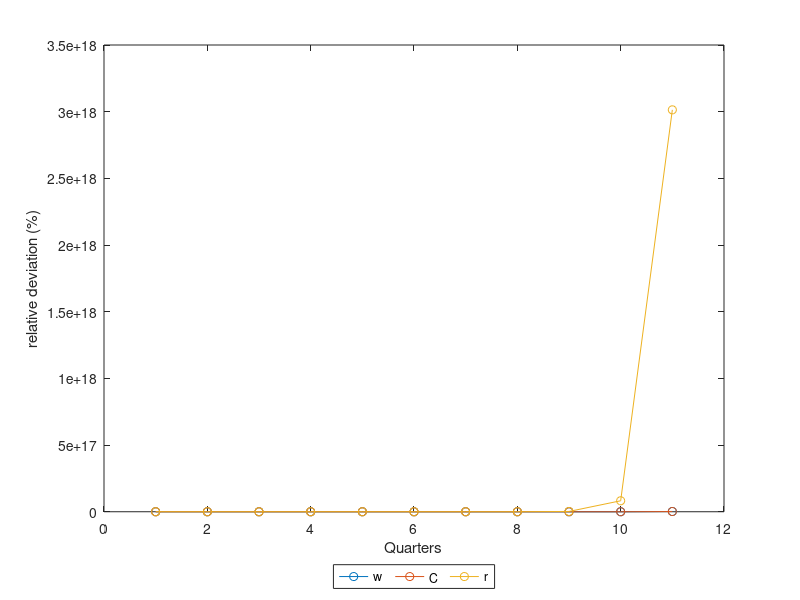

MATLAB code for this plot: (Note: this script raises an error after producing the figure.)
clear   
close all

%%%%%%%%%%%%%%%%%%%%%%%%%%%%%%%%%%%%%%%%%%%%%%%%%%%%%%%%%%%%%%%
%              Money, New-Keynesian macroeconomics            %
%                    and the business cycle                   %
%                                                             %
%                  J.-O. Hairault, F. Portier                 %
%               European Economic Review, 1993                %
%                                                             %
% ------------------------------------------------------------%
%                     Replication Code by                     %
%    Alais Martin-Baillon, Antoine Mayerowitz, Arthur Stalla  %
%                          Fall 2016                          %
%%%%%%%%%%%%%%%%%%%%%%%%%%%%%%%%%%%%%%%%%%%%%%%%%%%%%%%%%%%%%%%

%%%%%%%%%%%%%%%%%%%%%%%%%%%%%%%%%%%%%%%%%%%%%%%%%%%%%%%%%%%%%%%
%%                     Country Choice                        %%
%%%%%%%%%%%%%%%%%%%%%%%%%%%%%%%%%%%%%%%%%%%%%%%%%%%%%%%%%%%%%%%

cntrymap = containers.Map([1,2],{'French','US'}); % Map the selected number with country name (To display country name later)
prompt= 'Type the number of the country you want to simulate and press Enter: \n 1:France[default] \n 2:USA \n'; % Ask the user to choose a country

% Stock the selected country and check that the user has entered a legit value :
cntryid = input(prompt);
if isempty(cntryid) % test if empty
    cntryid = 1;
elseif cntryid==1 || cntryid==2 % test if != 1 or 2
else
    cntryid = 1;
end
country = cntrymap(cntryid); % Stock the country name
plottitle = [country ' calibration'];

fprintf('The model will be simulated for %s\n ',country);


%%%%%%%%%%%%%%%%%%%%%%%%%%%%%%%%%%%%%%%%%%%%%%%%%%%%%%%%%%%%%%%
%%              Calibration and steady state                 %%
%%%%%%%%%%%%%%%%%%%%%%%%%%%%%%%%%%%%%%%%%%%%%%%%%%%%%%%%%%%%%%%

%      |  US  | |  FR  |
param=[ 0.95     0.98  ;    % rho_an
        0.95     0.99  ;    % rho_ap
        0.009    0.009 ;    % epsilon_an
        0.008    0.0058;    % epsilon_ap
        1.014    1.028 ;    % g_barre
        0.377    0.50  ;    % rho_g
        0.009    0.0098;    % epsilon_g
        0.2      0.2   ;    % H
        0.3      0.335 ;    % alpha 
        0.025    0.0125;    % delta
        -1/3     -1/3  ;    % a
        1/9      1/9   ;    % sigma
        0.197    0.225 ;    % gamma
        0.1      0.25  ;    % MPY
        1        1     ;    % phi
        0.1      0.007 ;    % MC
        0.988    0.988 ;    % beta
        0        0     ;];  % zeta

if cntryid == 1 
	calib = num2cell(param(:,2));
else
	calib = num2cell(param(:,1)); 
end	

% Declare variables
[rho_an rho_ap epsilon_an epsilon_ap g_barre rho_g epsilon_g H alpha delta a sigma gamma MPY phi MC beta zeta] = calib{:};


rho_a = rho_ap; % We suppose this for the moment. We should let the user decide.
epsilon_a = epsilon_ap;
A_barre = 1; 

z = (1/beta) - 1 + delta; 

KY = (alpha / (1 + gamma )) * (1/z) ; 
CY = 1 - delta * KY  ; 

Y = KY^(alpha/(1-alpha))*H;
C = CY* Y ;
K = KY * Y ; 

w = ((1-alpha)/ (1+gamma))* (Y/H) ;
gamma_2 = - ( 1 - g_barre * (1 + z - delta) ) * ( MPY / CY )^( 1/sigma ) ;
vP = gamma / (1 + gamma) ;  
mu = gamma;

MP = MPY * Y ;
MPY=0.25;

% Change in variables
Avar = (1+ sigma * ( a - 1)) / sigma;
Bvar = (1 - g_barre * (1 + z - delta ))* MP/C;
Cvar = (1 + sigma * ( a - 1))/ (sigma * (C^((sigma-1)/sigma) + gamma_2*(MP^((sigma-1)/sigma))));
Dvar = (g_barre / beta ) - 1;
Evar = (K*(delta - z) - w * H + C)^(-1);


%%%%%%%%%%%% Display parameters value %%%%%%%%%%%%

disp(' ');
param1=[alpha beta delta H rho_ap rho_g gamma sigma];
param2=[Y     C     K     w      z   MP ];
disp('    alpha     beta  	delta 	   H   	   rho_a    rhog     gamma      sigma'); 
disp(' ');
disp(param1);
disp(' ');
disp('    Y         C   	K  	  w       z	       MP ');
disp(param2);



%%%%%%%%%%%%%%%%%%%%%%%%%%%%%%%%%%%%%%%%%%%%%%%%%%%%%%%%%%%%%%%
%%		   	Linearized Model in Matrix Form 				 %%
%%%%%%%%%%%%%%%%%%%%%%%%%%%%%%%%%%%%%%%%%%%%%%%%%%%%%%%%%%%%%%%

M1=zeros(7,7); 
M2=zeros(7,5);
M3=zeros(7,2);


M4I = zeros(5,5);
M4L = zeros(5,5);
M5I = zeros(5,7); 
M5L = zeros(5,7); 
M6I = zeros(5,2);
M6L = zeros(5,2);


%%%%%%%%%%%% STATIC EQUATIONS %%%%%%%%%%%%
% Equation 23
M1(1,1) = (Avar/(1-Bvar)) - 1/sigma;
M1(1,7) = (Avar*Bvar)/(1-Bvar);

M2(1,2) = (Avar*Bvar)/(1-Bvar);
M2(1,5) = 1;

% Equation 24 
M1(2,2) = (zeta * H)/(1-H);
M1(2,3) = 1;

M2(2,5) = -1;

%Equation 40
M1(3,7) = 1;

M2(3,:) = [0 1 -1 0 0];

M3(3,2) = 1;

% Equation 30
M1(4,:) = [0 1 1 0 -1 0 0];

M2(4,4) = -mu/(1+ mu);

% Equation 31
M1(5,:) = [0 0 0 1 -1 0 0];

M2(5,1) = -1;
M2(5,4) = - mu/(1+mu);

% Equation 34
M1(6,2) = alpha - 1;
M1(6,5) = 1;

M2(6,1) = alpha;

M3(6,1) = 1;

% % Equation 35
M1(7,2) = H*w;
M1(7,3) = H*w;
M1(7,4) = z*K;
M1(7,5) = -Y;
M1(7,6) =Y -w*H - z*K;

M2(7,1) = -z*K;


%%%%%%%%%%%% DYNAMICS EQUATIONS %%%%%%%%%%%%

% Equation 26 
M4I(1,5) = 1;
M4L(1,5) = -1;

M5I(1,4) = -1 - beta * ( delta - 1);

% Equation 27

M4I(2,1) = Evar * K;
M4L(2,1) = Evar*K*(delta-1-z);

M5L(2,:) = [-Evar*C Evar*w*H Evar*w*H Evar*z*K 0 1 0];

% Equation 32
M4L(3,4) = Y/(1+mu);

M5I(3,7) = phi*beta*g_barre^3;
M5L(3,7) = -phi*g_barre^2;

%Equation 25 
M5I(5,1) = -( Dvar*Cvar*C^( (sigma-1)/sigma ) );
M5I(5,4) = g_barre*z;
M5I(5,7) = (Dvar + 1 +Dvar*( (-1/sigma) + gamma_2 * Cvar*(MP)^((sigma-1)/sigma)) );

M4I(5,2) = Dvar* ( (-1/sigma) + gamma_2 * Cvar*(MP)^((sigma-1)/sigma) );
M4I(5,5) = -Dvar;


% Equation 40 bis magique
M4I(4,2) = 1;
M4L(4,3) = -1;

%%%%%%%%%%%%%%%%%%%%%%%%%%%%%%%%%%%%%%%%%%%%%%%%%%%%%%%%%%%%%%%
%%                      Reduced Form                 	     %%
%%%%%%%%%%%%%%%%%%%%%%%%%%%%%%%%%%%%%%%%%%%%%%%%%%%%%%%%%%%%%%%
M40 = M4I - M5I*(M1\M2);
M41 = M4L - M5L*(M1\M2);


M50 = M6I + M5I*(M1\M3);
M51 = M6L + M5L*(M1\M3);

% Reduces form model:
% S(t+1) = ( W * S(t) ) + ( R * E(t+1) ) + ( Q * E(t) )
% with S the vector of state variables and E the matrix of exogenous
% variables.

W = -M40\M41;
R = M40\M50;
Q = M40\M51;

%%%%%%%%%%%%%%%%%%%%%%%%%%%%%%%%%%%%%%%%%%%%%%%%%%%%%%%%%%%%%%%
%%                      	Eigenvalues            			  %
%%%%%%%%%%%%%%%%%%%%%%%%%%%%%%%%%%%%%%%%%%%%%%%%%%%%%%%%%%%%%%%
[P,D]=eigs(W); % eigs() function gives eigenvalues in increasing order
EIG = eigs(W);

UR = numel(EIG(abs(EIG)==1));
back = numel(EIG(abs(EIG)<1));

if UR ~= 0,
    disp('Unit Root(s) !')
else
    disp('No unit root :) ')
end

disp('Backward variables ')
disp(back)
disp('Forward variables  ')
disp(numel(EIG)-(back + UR))

disp('Eigenvalues:')
disp(EIG);

if back == 2 && 5-(back + UR) == 3
    disp('Blanchard-Kahn Conditions are met !')
end

%%%%%%%%%%%%%%%%%%%%%%%%%%%%%%%%%%%%%%%%%%%%%%%%%%%%%%%%%%%%%%%
%%                     	Saddle Path                			  %
%%%%%%%%%%%%%%%%%%%%%%%%%%%%%%%%%%%%%%%%%%%%%%%%%%%%%%%%%%%%%%%

% The purpose of this section is to substitute the equations for which
% |eigenvalue| > 1.
% In order to achieve this we must solve forward the equations of m(t+1),
% mu(t), and lambda(t).
% The following code follows the method discussed by King, Plosser & Rebelo and
% Cochrane and is based on the seminal work of Blanchard and Kahn.
%
% We try to keep the same notation as in the original article to keep the
% reading understandable.

% We are looking for a solution of the form S(t+1) = M*S(t) <=>
%
% | k(t+1) |   |    PI_s        PI_e      |   | k(t) |
% | m(t+1) |   |   (2x2)      (2x2)       |   | m(t) |
% |        | = |                          | * |      |
% | A(t+1) |   |  0     0   rho(A)    0   |   | A(t) |
% | g(t+1) |   |  0     0   0     rho(g)  |   | g(t) |

P1 = inv(P);

RHO = [rho_a 0 ; 0 rho_g];

% -------------------------------------------
% PIs computation

% We decompose P1 into 3 matrices in order to decompose predetermined and jump
% variables and we'll get
%             |             |
%             |  Pss   Psa  |
%             | (1x2) (1x2) |
%   inv(P)=   |             | 
%             |  Pas   Paa  |
%             | (1x2) (1x2) |
%             |             |
Pss = P1(1:2,1:2);
Psa = P1(1:2,3:5);
Pas = P1(3:5,1:2);
Paa = P1(3:5,3:5);

% We split W into 2 systems of equation. W1 is the equations describing the
% dynamics of [k(t+1) , m(t+1)] and W2 that describes the dynamics of the costate variables.
%         |   W1  |
%         | (2x5) |
%    W  = |       |
%         |   W2  |
%         | (3,5) |
W1 = W(1:2,:);
W2 = W(3:5,:);

% We split W1 to isolate the dynamics of [k(t+1) ; m(t+1)] that depends
% on its past values (W11) and (W12) that depends on exogenous variables.
%                 |   W11    W12  |   | k(t)  |
%                 |  (2x2)  (2x3) |   | m(t)  |
%    W * s(t) =   |               | * | m(t+1)|
%                 |       W2      |   | A(t)  |
%                 |     (3,5)     |   | g(t)  |
W11 = W1(:,1:2);
W12 = W1(:,3:5);

% We can now compute PI_s :
PIs = W11 - W12*(Paa\Pas);

% -------------------------------------------
% PIe computation

% We now want to express the forward variables as a linear combination of
% shocks.

% We save the eigenvalue corresponding to each forward variable.
mu_m = EIG(3);
mu_mu = EIG(4);
mu_l = EIG(5);

% Here we compute a critical matrix to solve the model.
% CL expresses the forward variables in term of shocks.
% It is a direct application of the transversality condition to the model
% in order to keep it converging.

% To simplify our resolution we can express R*E(t+1) + Q*E(t) = C*E(t).
% This is possible because we suppose AR() process on exogenous variables
C = P1*R*RHO+P1*Q;
C = C(3:5,:); % We just want to keep the dynamic of our forward variables (i.e. last 3 equations)


% The computation of CL is given by :
CL = [ -C(1,1)*1/(mu_m - rho_a)  -C(1,2)*1/(mu_m - rho_g);
       -C(2,1)*1/(mu_mu - rho_a) -C(2,2)*1/(mu_mu - rho_g);
       -C(3,1)*1/(mu_l - rho_a)  -C(3,2)*1/(mu_l - rho_g)];

% We can now substitute CL and find our PI_e matrix
PIe = (W12 * (Paa\CL)) + ( R(1:2,:) * RHO ) + Q(1:2,:);

% We can fully identify our state variables dynamic
M = [PIs PIe ; zeros(2) RHO];


% -------------------------------------------
% Control variables dynamics

%% PId matrix:

V = -Paa\Pas;
U = Paa\CL;

mu = [V(2,1:2) U(2,1:2)];
lambda = [V(3,1:2) U(3,1:2)];

% last 2 lines of PI
PID = zeros(9,4);
PID(8,:) = mu;
PID(9,:) = lambda;

XX = M1\M2;
YY = M1\M3;
ZZ = XX(:,3:5)*(Paa\Pas);

G1 = XX(:,1)-ZZ(:,1);
G2 = XX(:,2)-ZZ(:,2);
G3 = XX(:,3:5)*(Paa\CL)+YY;

PID(1:7,:) = [G1 G2 G3];

%%%%%%%%%%%%%%%%%%%%%%%%%%%%%%%%%%%%%%%%%%%%%%%%%%%
%%             Impulse Response Function         %%
%%%%%%%%%%%%%%%%%%%%%%%%%%%%%%%%%%%%%%%%%%%%%%%%%%% 

% -------------------------------------------
% Initialization

nrep = 11; % Periods

% 1% shock
%       k   m   A   g
shock=[ 0 ; 0 ; 0 ; 1 ];

% --------------------------------------------
% Compute state and control variables

for i = 1:nrep+1
    Rd(:,i) = (PID*M^(i-1))*shock; % Control variables response to shock.
    Rstate(:,i) = (M^(i-1))*shock; % State variables response to shock.
end

% --------------------------------------------
% Extract series from previous matrices

series = {'C' 'H' 'w' 'z' 'Y' 'pi' 'f' 'mu'};

for i = 1:length(series)
    irf.( series{i} ) = Rd( i , 1:nrep )';
end
irf.k  = Rstate(1,1:nrep)';
irf.m  = Rstate(2,1:nrep)';
irf.g  = Rstate(4,1:nrep)';
irf.z  = Rd(4,2:(nrep+1))';
irf.I  = irf.Y-irf.C ;

% --------------------------------------------
% Plot figures

figure
plot(1:nrep,[irf.w,irf.C,irf.z],'-o');
legend('w','C','r','Location','southoutside');
xlabel('Quarters');
ylabel('relative deviation (%)');
set(gcf, 'Color', [1,1,1]);
legend('Orientation','horizontal');
hline = refline([0 0]);
set(hline,'LineStyle','--','color','black');
title(plottitle);
pbaspect([2 1 1]);
saveas(gcf,[country '_irf_wcz.eps'], 'epsc2');

figure
plot(1:nrep,[irf.pi,irf.mu],'-o');
legend('Pi','mu','Location','southoutside');
xlabel('Quarters');
ylabel('relative deviation (%)');
set(gcf, 'Color', [1,1,1]);
legend('Orientation','horizontal');
title(plottitle);
pbaspect([2 1 1]);
saveas(gcf,[country '_irf_pimu.eps'], 'epsc2');

figure
plot(1:nrep,[irf.H,irf.Y,irf.I],'-o');
legend('H','Y','I','Location','southoutside');
xlabel('Quarters');
ylabel('relative deviation (%)');
set(gcf, 'Color', [1,1,1]);
legend('Orientation','horizontal');
hline = refline([0 0]);
set(hline,'LineStyle','--','color','black');
title(plottitle);
pbaspect([2 1 1]);
saveas(gcf,[country '_irf_hyi.eps'], 'epsc2');

fprintf('Press Enter to compute simulations');
pause
close all;

%%%%%%%%%%%%%%%%%%%%%%%%%%%%%%%%%%%%%%%%%%%%%%%%%%%
%%              Stochastic Simulation            %%
%%%%%%%%%%%%%%%%%%%%%%%%%%%%%%%%%%%%%%%%%%%%%%%%%%%

nsimul = 500; % Number of simulations

nlong=125; % Number of periods in each simulations

% --------------------------------------------
% Technology and money growth process

% Drawing innovations
aleaa = normrnd(0,epsilon_a,nlong,nsimul);
aleag = normrnd(0,epsilon_g,nlong,nsimul);

% Drawing autoregressive processes
epsa(1,:) = aleaa(1,:);
epsg(1,:) = aleag(1,:);

for t=2:nlong
    epsa(t,:) = rho_a*epsa(t-1,:) + aleaa(t,:);
    epsg(t,:) = rho_g*epsg(t-1,:) + aleag(t,:);
end

% --------------------------------------------
% Simulation of the model

h = waitbar(0,'Simulations are running, please wait...');
for j=1:nsimul
    waitbar(j / nsimul)
    
    S(:,1)=[0;0]; % State variables initialization
    for i=2:nlong;
        S(:,i)=M(1:2,1:2)*S(:,i-1)+M(1:2,3)*epsa(i-1,j)+M(1:2,4)*epsg(i-1,j); % We compute the dynamics of the state variables
    end;
        
    for i=1:nlong;
        KC(i,j) = S(1,i)';
        MC(i,j) = S(2,i)';
        CC(i,j) = PID(1,1:2)*S(:,i)+PID(1,3)*epsa(i,j)+PID(1,4)*epsg(i,j);
        HC(i,j) = PID(2,1:2)*S(:,i)+PID(2,3)*epsa(i,j)+PID(2,4)*epsg(i,j);
        WC(i,j) = PID(3,1:2)*S(:,i)+PID(3,3)*epsa(i,j)+PID(3,4)*epsg(i,j);
        RC(i,j) = PID(4,1:2)*S(:,i)+PID(4,3)*epsa(i,j)+PID(4,4)*epsg(i,j);
        YC(i,j) = PID(5,1:2)*S(:,i)+PID(5,3)*epsa(i,j)+PID(5,4)*epsg(i,j);
        PC(i,j) = PID(6,1:2)*S(:,i)+PID(6,3)*epsa(i,j)+PID(6,4)*epsg(i,j);
        FC(i,j) = PID(7,1:2)*S(:,i)+PID(7,3)*epsa(i,j)+PID(7,4)*epsg(i,j);
        IC(i,j) = YC(i,j)-CC(i,j);
    end
end
close(h)


%%%%%% Moments computation %%%%%%%
% HP filter

[~,CCe] = hpfilter(CC,1600);
[~,HCe] = hpfilter(HC,1600);
[~,WCe] = hpfilter(WC,1600);
[~,RCe] = hpfilter(RC,1600);
[~,YCe] = hpfilter(YC,1600);
[~,PCe] = hpfilter(PC,1600);
[~,FCe] = hpfilter(FC,1600);
[~,ICe] = hpfilter(IC,1600);
[~,MCe] = hpfilter(MC,1600);

% Autocorrelation
for i = 1:nsimul
    ac = autocorr(CCe(:,i));
    CCac(i) = ac(2);
    ac = autocorr(HCe(:,i));
    HCac(i) = ac(2);
    ac = autocorr(WCe(:,i));
    WCac(i) = ac(2);
    ac = autocorr(RCe(:,i));
    RCac(i) = ac(2);
    ac = autocorr(YCe(:,i));
    YCac(i) = ac(2);
    ac = autocorr(PCe(:,i));
    PCac(i) = ac(2);
    ac = autocorr(FCe(:,i));
    FCac(i) = ac(2);
    ac = autocorr(MCe(:,i));
    MCac(i) = ac(2);
end
CCac = mean(CCac);
HCac = mean(HCac);
WCac = mean(WCac);
RCac = mean(RCac);
YCac = mean(YCac);
PCac = mean(PCac);
FCac = mean(FCac);
MCac = mean(MCac);

% Standard deviation
CCsd = mean(std(CCe));
HCsd = mean(std(HCe));
WCsd = mean(std(WCe));
RCsd = mean(std(RCe));
YCsd = mean(std(YCe));
PCsd = mean(std(PCe));
FCsd = mean(std(FCe));
ICsd = mean(std(ICe));
MCsd = mean(std(MCe));

% S.D. / S.D.(y)
SDc = CCsd / YCsd;
SDh = HCsd / YCsd;
SDw = WCsd / YCsd;
SDr = RCsd / YCsd;
SDy = YCsd / YCsd;
SDp = PCsd / YCsd;
SDf = FCsd / YCsd;
SDi = ICsd / YCsd;
SDm = MCsd / YCsd;



disp(' ');
param1=[YCsd CCsd RCsd HCsd MCsd FCsd];
param2=[SDy  SDc  SDr  SDh  SDm  SDf ];
param3=[YCac CCac RCac HCac MCac FCac];
disp('      y         c         i         h         m         f '); 
disp('SD'); 
disp(param1);
disp('SD/SD(y) ');
disp(param2);
disp('Autocorr ');
disp(param3);



%% Plot 1 of the simulations

figure
plot(1:nlong,[CC(:,1),YC(:,1)]);
legend('Consumption','Output','Location','southoutside');
title('Revenu and consumption')
xlabel('Quarters')
ylabel('% Dev.')
set(gcf, 'Color', [1,1,1]);
legend('Orientation','horizontal');
title(plottitle);
pbaspect([1.8 1 1]);
saveas(gcf,[country '_simul_cy.eps'], 'epsc2')

%%%%%%%%%%%
figure
subplot(221),plot(YC(:,1));
title('Output')
xlabel('Quarters')
ylabel('% Dev.')
set(gcf, 'Color', [1,1,1]);
pbaspect([1.8 1 1]);

subplot(224),plot(RC(:,1));
title('interest rates')
xlabel('Quarters')
ylabel('% Dev.')
set(gcf, 'Color', [1,1,1]);
pbaspect([1.8 1 1]);

subplot(223),plot(FC(:,1));
title('inflation')
xlabel('Quarters')
ylabel('% Dev.')
set(gcf, 'Color', [1,1,1]);
pbaspect([1.8 1 1]);

subplot(222),plot(PC(:,1));
title('Prices')
xlabel('Quarters')
ylabel('% Dev.')
set(gcf, 'Color', [1,1,1]);
pbaspect([1.8 1 1]);

saveas(gcf,[country '_simul_yrfp.eps'], 'epsc2')


%%%%%%%%%%
figure
subplot(221),plot(YC(:,1));
title('Output')
xlabel('Quarters')
ylabel('% Dev.')
set(gcf, 'Color', [1,1,1]);
pbaspect([1.8 1 1]);


subplot(224),plot(WC(:,1));
title('Wages')
xlabel('Quarters')
ylabel('% Dev.')
set(gcf, 'Color', [1,1,1]);
pbaspect([1.8 1 1]);

subplot(223),plot(HC(:,1));
title('Hours')
xlabel('Quarters')
ylabel('% Dev.')
set(gcf, 'Color', [1,1,1]);
pbaspect([1.8 1 1]);

subplot(222),plot(CC(:,1));
title('Consumption')
xlabel('Quarters')
ylabel('% Dev.')
set(gcf, 'Color', [1,1,1]);
pbaspect([1.8 1 1]);

saveas(gcf,[country '_simul_ywhc.eps'], 'epsc2')


%%%%%%%%%%%
figure
subplot(221),plot(aleaa(:,1));
title('White noise, Technology')
xlabel('Quarters')
ylabel('% Dev.')
set(gcf, 'Color', [1,1,1]);
pbaspect([1.8 1 1]);


subplot(222),plot(aleag(:,1));
title('White noise, Money growth')
xlabel('Quarters')
ylabel('% Dev.')
set(gcf, 'Color', [1,1,1]);
pbaspect([1.8 1 1]);

subplot(223),plot(epsa(:,1));
title('Total factor productivity')
xlabel('Quarters')
ylabel('% Dev.')
set(gcf, 'Color', [1,1,1]);
pbaspect([1.8 1 1]);

subplot(224),plot(epsg(:,1));
title('Money growth rate')
xlabel('Quarters')
ylabel('% Dev.')
set(gcf, 'Color', [1,1,1]);
pbaspect([1.8 1 1]);

saveas(gcf,[country '_simul_ag.eps'], 'epsc2')

%%%%%%%%%%%
figure
plot(1:nlong,[aleaa(:,1),YCe(:,1)]);
legend('Technological shocks','Output (cycle)','Location','southoutside');
xlabel('Quarters')
ylabel('% Dev.')
set(gcf, 'Color', [1,1,1]);
legend('Orientation','horizontal');
title(plottitle);
pbaspect([2.5 1 1]);

saveas(gcf,[country '_shocks_gdpA.eps'], 'epsc2')

figure
plot(1:nlong,[aleag(:,1),YCe(:,1)]);
legend('Money growth shocks','Output (cycle)','Location','southoutside');
xlabel('Quarters')
ylabel('% Dev.')
set(gcf, 'Color', [1,1,1]);
legend('Orientation','horizontal');
title(plottitle);
pbaspect([2.5 1 1]);

saveas(gcf,[country '_shocks_gdpg.eps'], 'epsc2')

figure
plot(1:nlong,[aleaa(:,1),aleag(:,1),YCe(:,1)]);
legend('Technological shocks','Money growth shocks','Output (cycle)','Location','southoutside');
xlabel('Quarters')
ylabel('% Dev.')
set(gcf, 'Color', [1,1,1]);
legend('Orientation','horizontal');
title(plottitle);
pbaspect([2.5 1 1]);

saveas(gcf,[country '_shocks_gdpAg.eps'], 'epsc2')
%%%%%%%%%%%%%%%%%%%%%%%%%%%%%%%%%%%%%%%%%%%%%%%%%%%
%%            Sensitivity to parameters          %%
%%%%%%%%%%%%%%%%%%%%%%%%%%%%%%%%%%%%%%%%%%%%%%%%%%%
% You need the file sensitiv.m in the same folder in order to run this test !

if exist('sensitiv.m', 'file')
    sigmav = linspace(0.05,2,100);
    phiv = linspace(0.001,3.9,100);

    h = waitbar(0,'Sensitivity simulation is running, please wait...');
    for x = 1:length(sigmav)
        waitbar(x / length(sigmav))
        for y = 1:length(phiv)
            F( x , y ) = sensitiv(sigmav(x), phiv(y));
        end
    end
    close(h);

    figure
    surf(F)
    view([30 50])
    set(gca,'Xtick',[0 50 100],'XTickLabel',[phiv(1) 1.9 phiv(100)] )
    set(gca,'Ytick',[0 50 100],'YTickLabel',[sigmav(1) 1 sigmav(100)] )
    ylabel('\sigma','FontSize',20)
    xlabel('\phi','FontSize',20)
    zlabel('Inflation jump')
    set(gcf, 'Color', [1,1,1])
    saveas(gcf,[country '_sensitivity.eps'], 'epsc2')
else
    warningMessage = sprintf('Warning: You need the file sensitiv.m to be in the same folder in order to run the sensitivity test');
    uiwait(msgbox(warningMessage));
end